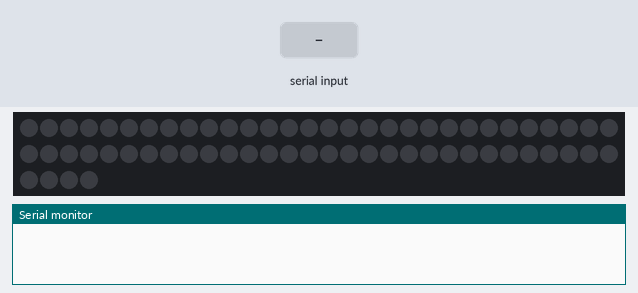
The sketch below on a simulated Arduino Uno, built with avr-gcc and run on an emulated ATmega328P. Shown: 64 RGB LEDs in strip order, left to right, continuing on the next row, the last lines printed to the serial monitor. Inputs (shaded band) come from the test bench. Random numbers use the default seed unless the sketch sets one.

Above: at 1.2 s.
1.3 s: "v" received over Serial
3.6 s: "$" received over Serial
At 5.41 s:
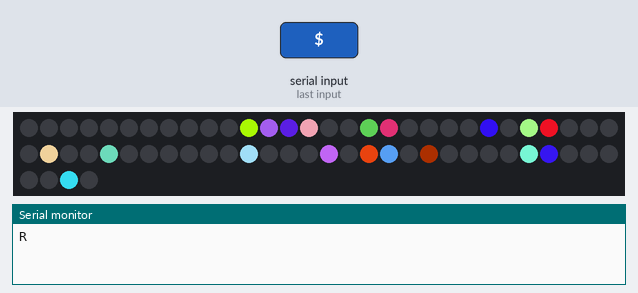
At 6.73 s:
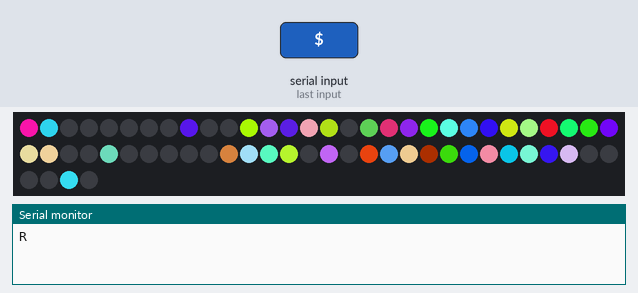
10.1 s: "c" received over Serial
At 10.87 s:
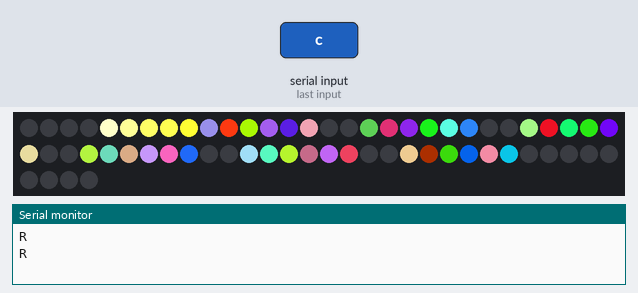

The sketch:

ChessberryPi.ino
```cpp
#include <Adafruit_NeoPixel.h>
#define PIN 6

struct Color{
  byte red;
  byte blue;
  byte green;
} legalMove, illegalMove, engineMove, check;

struct Square{
  Color color;
  bool on;
} isquare[64];

int moveAnimation[28]={0,1,2,3,4,5,6,7,8,23,24,39,40,55,56,57,58,59,60,61,62,63,48,47,32,31,16,15};

Adafruit_NeoPixel strip = Adafruit_NeoPixel(64, PIN, NEO_GRB + NEO_KHZ800);
String current_board_state = "";
char pi;
String state = "";
String temp = "";

void setup(){
  strip.begin();
  strip.show();
  for (uint16_t i = 0; i<64;i++)
  {
    isquare[i].color.red = random(0,255);
    isquare[i].color.blue = random(0,255);
    isquare[i].color.green = random(0,255);
    isquare[i].on = false;
  }
  legalMove.red = 0;
  legalMove.green = 255;
  legalMove.blue = 0;

  engineMove.red = 0;
  engineMove.blue = 255;
  engineMove.green = 0;

  check.red = 255;
  check.green = 255;
  check.blue = 51;

  illegalMove.red = 255;
  illegalMove.green = 0;
  illegalMove.blue = 0;
  Serial.begin(9600);
}

void loop() {
  int l = 0;
  if (Serial.available()){
    int i=1;
    current_board_state = "";
    state = "";
    while(Serial.available()>0){

        pi=Serial.read();
        if (pi =='$'|| pi=='v' || pi=='i' || pi=='@'|| pi=='c' || pi =='C'){
          current_board_state = (String)pi;
          break;
        }
        delay(2.5);
        current_board_state+=pi;
      }
     l=1;
     state = current_board_state;
  }
  if(l==1){
    //Serial.println(state);
    if(state[0]=='$'){
      opening();
      //while(Serial.available() <=0){
      //Serial.println('R');
      //delay(30);
      //}
      //resetPixels();
      //boardDark();
      moveVerified(legalMove,50);
      Serial.println('R');
    }
    if (state[0]=='v'){
      //Serial.println(state);
      moveVerified(legalMove,25);
      Serial.println('R');
    }
    else if (state[0]=='i'){
      moveVerified(illegalMove,25);
      Serial.println('R');
    }
    else if (state[0]=='@'){
      moveVerified(engineMove,25);
      Serial.println('R');
    }
    else if (state[0]=='c'){
      moveVerified(check,30);
      Serial.println('R');
    }
    else if (state[0]=='C'){
        opening();
        closing();
        Serial.println('R');
    }
    else{
      //if (state.length() <64){Serial.println(state);}
      if (state.length()>64){
        for (int i = 0;i<64;i++)
          {
            temp += state[i+64];
          }
        //Serial.println(temp);
        state = "";
        state = temp;
        temp = "";
        }
       //else if(state.length()==63){
       //(state+='r');
     //}
        //Serial.println(state);

      for(int i = 0; i<strip.numPixels(); i++)
      {
        //White Team
        if (state[i]=='P'){strip.setPixelColor(i,strip.Color(0,0,255));}
        else if (state[i]=='R'){strip.setPixelColor(i,strip.Color(100,0,255));}
        else if (state[i]=='N'){strip.setPixelColor(i,strip.Color(100,10,255));}
        else if (state[i]=='B'){strip.setPixelColor(i,strip.Color(10,90,255));}
        else if (state[i]=='Q'){strip.setPixelColor(i,strip.Color(13,13,255));}
        else if (state[i]=='K'){strip.setPixelColor(i,strip.Color(200,5,255));}

        //Black Team
        else if (state[i]=='p'){strip.setPixelColor(i,strip.Color(0,255,0));}
        else if (state[i]=='r'){strip.setPixelColor(i,strip.Color(100,255,0));}
        else if (state[i]=='n'){strip.setPixelColor(i,strip.Color(100,255,10));}
        else if (state[i]=='b'){strip.setPixelColor(i,strip.Color(10,255,50));}
        else if (state[i]=='q'){strip.setPixelColor(i,strip.Color(13,255,13));}
        else if (state[i]=='k'){strip.setPixelColor(i,strip.Color(200,255,5));}

        else if (state[i]=='3'){strip.setPixelColor(i,strip.Color(255,255,255));}
        else if (state[i]=='0'){strip.setPixelColor(i,strip.Color(0,0,0));}
        else if (state[i]=='A'){strip.setPixelColor(i,strip.Color(225,0,0));}
        else if (state[i]=='E'){strip.setPixelColor(i,strip.Color(252,110,39));}
      }
      strip.show();
    }
  }
}

void boardDark(){
  for (int i=0;i<strip.numPixels();i++){
    strip.setPixelColor(i,strip.Color(0,0,0));
  }
  strip.show();
}

void resetPixels(){
  for (int i = 0; i<64;i++){
    isquare[i].on = false;
  }
}

void opening(){
  for (int i = 0; i < strip.numPixels();i++)
  {
    bool searching = true;
    int randnum = random(0,64);
    while (searching)
    {
    if (isquare[randnum].on == false){
        isquare[randnum].on = true;
        searching = false;
        strip.setPixelColor(randnum,strip.Color(isquare[randnum].color.red,isquare[randnum].color.blue,isquare[randnum].color.green));
    }
    else
    {
      randnum++;
      if(randnum>63){randnum=0;}
    }
    }
    delay(random(0,150));
    strip.show();
  }
}

void closing(){
  for (int i = 0; i< strip.numPixels();i++)
  {
    bool searching = true;
    int randnum = random(0,64);
    while (searching)
    {
      if (isquare[randnum].on == true){
        isquare[randnum].on = false;
        searching = false;
        strip.setPixelColor(randnum, strip.Color(0,0,0));
      }
      else{
         randnum++;
        if (randnum>63){randnum = 0;}
      }

    }
    delay(random(0,150));
    strip.show();
  }
}


void moveVerified(struct Color& color, int wait){
  for (int i = 0;i<28;i++){
    strip.setPixelColor(moveAnimation[i],strip.Color(color.red,color.green,color.blue));
    if (i>0){strip.setPixelColor(moveAnimation[i-1],strip.Color(color.red,color.green,color.blue+30));}
    if (i>1){strip.setPixelColor(moveAnimation[i-2],strip.Color(color.red,color.green,color.blue+50));}
    if (i>2){strip.setPixelColor(moveAnimation[i-3],strip.Color(color.red,color.green,color.blue+100));}
    if (i>3){strip.setPixelColor(moveAnimation[i-4],strip.Color(color.red,color.green,color.blue+150));}
    if (i==0){
      strip.setPixelColor(moveAnimation[24],strip.Color(color.red,color.green,color.blue+150));
      strip.setPixelColor(moveAnimation[25],strip.Color(color.red,color.green,color.blue+100));
      strip.setPixelColor(moveAnimation[26],strip.Color(color.red,color.green,color.blue+50));
      strip.setPixelColor(moveAnimation[27],strip.Color(color.red,color.green,color.blue+30));
    }
    if (i==1){
      strip.setPixelColor(moveAnimation[24],strip.Color(0,0,0));
      strip.setPixelColor(moveAnimation[25],strip.Color(color.red,color.green,color.blue+150));
      strip.setPixelColor(moveAnimation[26],strip.Color(color.red,color.green,color.blue+100));
      strip.setPixelColor(moveAnimation[27],strip.Color(color.red,color.green,color.blue+500));
    }
    if (i==2){
      strip.setPixelColor(moveAnimation[25],strip.Color(0,0,0));
      strip.setPixelColor(moveAnimation[26],strip.Color(color.red,color.green,color.blue+150));
      strip.setPixelColor(moveAnimation[27],strip.Color(color.red,color.green,color.blue+100));
    }
    if (i==3){
    strip.setPixelColor(moveAnimation[26],strip.Color(0,0,0));
    strip.setPixelColor(moveAnimation[27],strip.Color(color.red,color.green,color.blue+100));
    }
    if (i==4){strip.setPixelColor(moveAnimation[27],strip.Color(0,0,0));}

    strip.show();
    delay(wait);
    strip.setPixelColor(moveAnimation[i],strip.Color(0,0,0));
    if (i>0){strip.setPixelColor(moveAnimation[i-1],strip.Color(0,0,0));}
    if (i>1){strip.setPixelColor(moveAnimation[i-2],strip.Color(0,0,0));}
    if (i>2){strip.setPixelColor(moveAnimation[i-3],strip.Color(0,0,0));}
    if (i>3){strip.setPixelColor(moveAnimation[i-4],strip.Color(0,0,0));}
    strip.show();
  }
}
```

Measured:
- after the input at 3.6 s, the LEDs: first change at once (image 1 shows a later state)
